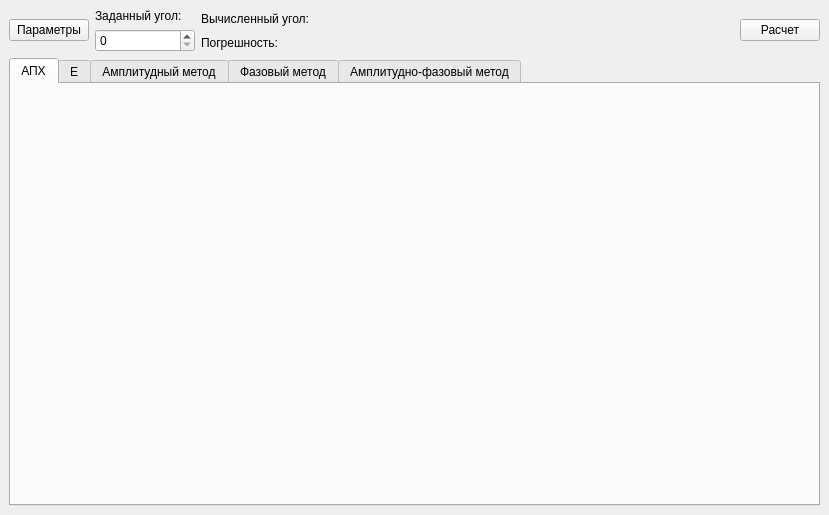
<?xml version="1.0" encoding="UTF-8"?>
<ui version="4.0">
 <class>MainWindow</class>
 <widget class="QMainWindow" name="MainWindow">
  <property name="geometry">
   <rect>
    <x>0</x>
    <y>0</y>
    <width>829</width>
    <height>515</height>
   </rect>
  </property>
  <property name="windowTitle">
   <string>Пеленгатор</string>
  </property>
  <widget class="QWidget" name="centralwidget">
   <layout class="QVBoxLayout" name="verticalLayout_6">
    <item>
     <layout class="QHBoxLayout" name="horizontalLayout">
      <item>
       <layout class="QVBoxLayout" name="verticalLayout_13">
        <item>
         <widget class="QPushButton" name="params_button">
          <property name="enabled">
           <bool>true</bool>
          </property>
          <property name="sizePolicy">
           <sizepolicy hsizetype="Maximum" vsizetype="Fixed">
            <horstretch>0</horstretch>
            <verstretch>0</verstretch>
           </sizepolicy>
          </property>
          <property name="maximumSize">
           <size>
            <width>16777215</width>
            <height>16777215</height>
           </size>
          </property>
          <property name="text">
           <string>Параметры</string>
          </property>
         </widget>
        </item>
       </layout>
      </item>
      <item>
       <layout class="QVBoxLayout" name="verticalLayout_4">
        <item>
         <widget class="QLabel" name="phi_pel_label">
          <property name="text">
           <string>Заданный угол:</string>
          </property>
         </widget>
        </item>
        <item>
         <widget class="QSpinBox" name="spinBox">
          <property name="minimumSize">
           <size>
            <width>100</width>
            <height>0</height>
           </size>
          </property>
         </widget>
        </item>
       </layout>
      </item>
      <item>
       <layout class="QGridLayout" name="gridLayout">
        <item row="0" column="0">
         <widget class="QLabel" name="label1">
          <property name="sizePolicy">
           <sizepolicy hsizetype="Preferred" vsizetype="Preferred">
            <horstretch>0</horstretch>
            <verstretch>0</verstretch>
           </sizepolicy>
          </property>
          <property name="minimumSize">
           <size>
            <width>0</width>
            <height>0</height>
           </size>
          </property>
          <property name="text">
           <string>Вычисленный угол: </string>
          </property>
         </widget>
        </item>
        <item row="1" column="0">
         <widget class="QLabel" name="label_3">
          <property name="text">
           <string>Погрешность:</string>
          </property>
         </widget>
        </item>
        <item row="0" column="1">
         <widget class="QLabel" name="res_label">
          <property name="sizePolicy">
           <sizepolicy hsizetype="MinimumExpanding" vsizetype="Preferred">
            <horstretch>0</horstretch>
            <verstretch>0</verstretch>
           </sizepolicy>
          </property>
          <property name="text">
           <string/>
          </property>
          <property name="scaledContents">
           <bool>false</bool>
          </property>
         </widget>
        </item>
        <item row="1" column="1">
         <widget class="QLabel" name="accuracy_label">
          <property name="sizePolicy">
           <sizepolicy hsizetype="MinimumExpanding" vsizetype="Preferred">
            <horstretch>0</horstretch>
            <verstretch>0</verstretch>
           </sizepolicy>
          </property>
          <property name="text">
           <string/>
          </property>
          <property name="scaledContents">
           <bool>false</bool>
          </property>
         </widget>
        </item>
       </layout>
      </item>
      <item>
       <widget class="QPushButton" name="submit_button">
        <property name="text">
         <string>Расчет</string>
        </property>
       </widget>
      </item>
     </layout>
    </item>
    <item>
     <widget class="QTabWidget" name="tabWidget">
      <property name="currentIndex">
       <number>0</number>
      </property>
      <widget class="QWidget" name="adfr_tab">
       <attribute name="title">
        <string>АПХ</string>
       </attribute>
       <layout class="QVBoxLayout" name="verticalLayout_12">
        <item>
         <widget class="QWidget" name="adfr_widget" native="true"/>
        </item>
       </layout>
      </widget>
      <widget class="QWidget" name="e_tab">
       <attribute name="title">
        <string>E</string>
       </attribute>
       <layout class="QVBoxLayout" name="verticalLayout_11">
        <item>
         <widget class="QWidget" name="e_widget" native="true"/>
        </item>
       </layout>
      </widget>
      <widget class="QWidget" name="amp_tab">
       <attribute name="title">
        <string>Амплитудный метод</string>
       </attribute>
       <layout class="QVBoxLayout" name="verticalLayout_10">
        <item>
         <widget class="QWidget" name="amp_widget" native="true"/>
        </item>
       </layout>
      </widget>
      <widget class="QWidget" name="phase_tab">
       <attribute name="title">
        <string>Фазовый метод</string>
       </attribute>
       <layout class="QVBoxLayout" name="verticalLayout_9">
        <item>
         <widget class="QWidget" name="phase_widget" native="true"/>
        </item>
       </layout>
      </widget>
      <widget class="QWidget" name="ampphase_tab">
       <attribute name="title">
        <string>Амплитудно-фазовый метод</string>
       </attribute>
       <layout class="QVBoxLayout" name="verticalLayout_8">
        <item>
         <widget class="QWidget" name="ampphase_widget" native="true"/>
        </item>
       </layout>
      </widget>
     </widget>
    </item>
   </layout>
  </widget>
 </widget>
 <resources/>
 <connections/>
</ui>
